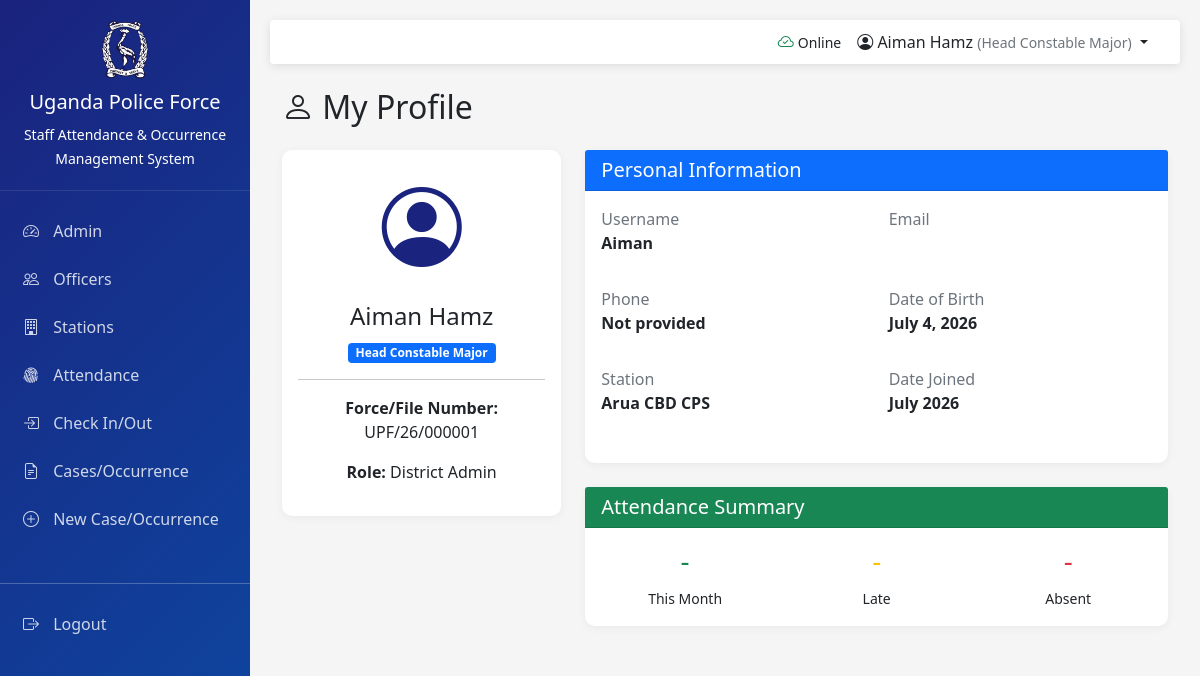
Screenshot of /profile/ (signed in) with the database file from the repository.
### core/models.py (models this page shows, shortened)
class Profile(models.Model):
    RANK_CHOICES = (
        ('SPC', 'Special Police Constable'),
        ('PPC', 'Probationer Police Constable '),
        ('PC', 'Police Constable '),
        ('CPL', 'Corporal'),
        ('SGT', 'Sergent'),
        ('SSGT', 'Station Sergent'),
        ('HC', 'Head Constable'),
        ('HCM', 'Head Constable Major'),
        ('LAIP', 'Learner Assitant Inspector of Police'),
        ('AIP', 'Assitant Inspector of Police'),
        ('IP', 'Inspector Police'),
        ('CASP', 'Cadet Assistant Superintendent of Police'),
        ('ASP', 'Assistant Superintendent of Police'),
        ('SP', 'Superintendent of Police'),
        ('SSP', 'Senior Superintendent of Police'),
        ('ACP', 'Assistant Commissioner of police'),
        ('CP', 'Commissioner of Police'),
        ('AIGP', 'Assistant Inspector General of Police'),
        ('IGP', 'Inspector General of Police')
    )
    SENIOR_RANKS = ['LAIP', 'AIP', 'IP', 'CASP', 'ASP','SP', 'SSP',  'ACP', 'CP','AIGP', 'IGP']
    JUNIOR_RANKS = ['SPC','PPC',  'PC', 'CPL', 'SGT', 'SSGT', 'HC', 'HCM']
    ROLE_CHOICES = (
        ('admin', 'Headquarter Admin'),
        ('regional_admin', 'Regional Commander'),
        ('district_admin', 'District Admin'),
        ('Station_admin', 'Station Commander/OC'),
        ('officer', 'Police Officer')
    )
    user = models.OneToOneField(
        settings.AUTH_USER_MODEL, on_delete=models.CASCADE, related_name='user_profile'
    )
    role = models.CharField(max_length=25, choices=ROLE_CHOICES, default='officer')
    rank = models.CharField(max_length=50, choices=RANK_CHOICES, blank=True, null=True)
    force_number = models.CharField(max_length=10, unique=True, blank=True, null=True,
    validators=[RegexValidator(
        regex=r'^\d{4,6}$',
        message='Force Number must be digits only (e.g., 91765)'
    )],
    help_text='For Junior Officers (SPC-HCM): Digits only, e.g., 91765'
    )
    file_number = models.CharField(max_length=10, unique=True, blank=True, null=True,
        validators=[RegexValidator(
            regex=r'^[A-Z]\d{4}$',
            message='File Number format: Letter + 4 digits (e.g., A0001)'
        )],
        help_text='For Senior Officers (LAIP+): First letter of surname + 4 digits, e.g., A0001'
    )
    previous_force_number = models.CharField(max_length=10, blank=True, null=True)
    is_force_number_active = models.BooleanField(default=True)
    date_of_birth = models.DateField(null=True, blank=True)
    date_joined_force = models.DateField(null=True, blank=True)
    nin = models.CharField(max_length=15, blank=True, null=True)
    current_station = models.ForeignKey(
        'Station', on_delete=models.SET_NULL, null=True, blank=True, related_name='assigned_officers'
    )
    is_on_duty = models.BooleanField(default=False)
    is_active_officer = models.BooleanField(default=True)
    created_at = models.DateTimeField(auto_now_add=True)
    updated_at = models.DateTimeField(auto_now=True)
    class Meta:
        verbose_name = 'Officer Profile'
        verbose_name_plural = 'Officer Profiles'
        ordering = ['-rank', 'force_number']
        indexes = [
            models.Index(fields=['force_number']),
            models.Index(fields=['file_number']),
            models.Index(fields=['role', 'rank']),
            models.Index(fields=['current_station'])
        ]
    def is_senior_officer(self):
        return self.rank in self.SENIOR_RANKS
    def has_face_enrolled(self):
        import os
        from django.conf import settings
        face_path = os.path.join(settings.MEDIA_ROOT, 'face_encodings', f'{self.id}.enc')
        return os.path.exists(face_path)
    def get_officer_number(self):
        if self.is_senior_officer():
            return self.file_number or 'No File Number'
        else:
            return self.force_number or 'No Force Number'

class Station(models.Model):
    STATION_TYPE = (
        ('headquarters', 'Police Headquarters'),
        ('division', 'Division Police Station'),
        ('station', 'Police Station'),
        ('post', 'Police Post'),
        ('detach', 'Detach'),
    )
    name = models.CharField(max_length=250)
    district = models.ForeignKey(District, on_delete=models.CASCADE, related_name='stations')
    station_type = models.CharField(max_length=20, choices=STATION_TYPE, default='station')
    station_commander = models.ForeignKey(Profile, on_delete=models.SET_NULL, null=True, blank=True, related_name='commanded_station', limit_choices_to={'role__in': ['station_admin', 'admin']})
    location = models.CharField(max_length=255, blank=True)
    physical_address = models.TextField(blank=True)
    contact_number = models.CharField(max_length=15, blank=True)
    email = models.EmailField(blank=True, null=True)
    latitude = models.DecimalField(max_digits=9, decimal_places=6, null=True, blank=True)
    longitude = models.DecimalField(max_digits=9, decimal_places=6, null=True, blank=True)
    capacity = models.PositiveIntegerField(default=12)
    is_active = models.BooleanField(default=True)
    is_24_hours = models.BooleanField(default=True)
    has_detention = models.BooleanField(default=True)
    created_at = models.DateTimeField(auto_now_add=True)
    updated_at = models.DateTimeField(auto_now=True)
    class Meta:
        verbose_name = 'Police Station'
        verbose_name_plural = 'Police Stations'
        ordering = ['district__name', 'name']
        indexes = [
            models.Index(fields=['district', 'is_active']),
        ]

### core/views.py (the view)
# urls.py: path('profile/', views.profile_view, name='profile'),
@login_required
def profile_view(request):
    try:
        profile = request.user.user_profile
    except Profile.DoesNotExist:
        messages.error(request, 'Profile not found')
        return redirect('core:dashboard')
    return render(request, 'profile.html', {
        'profile': profile,
    })

### core/templates/profile.html (shortened to what this page needs)
{% extends 'base.html' %}
{% block content %}
<div class="container-fluid">
    <h2 class="mb-4"><i class="bi bi-person"></i> My Profile</h2>
    <div class="row">
        <div class="col-md-4">
            <div class="card text-center">
            <div class="card-body text-center">
        {% if profile.has_face_enrolled %}
        <img src="{% url 'core:officer_photo' profile.id %}"
            class="rounded-circle"
            style="width: 120px; height: 120px; object-fit: cover; border: 3px solid #1a237e;">
        {% else %}
        <i class="bi bi-person-circle" style="font-size: 5rem; color: #1a237e;"></i>
        {% endif %}
        <h4 class="mt-3">{{ request.user.get_full_name }}</h4>
        <span class="badge bg-primary">{{ profile.get_rank_display }}</span>
        <hr>
        <p><strong>Force/File Number:</strong> {{ profile.get_officer_number }}</p>
        <p><strong>Role:</strong> {{ profile.get_role_display }}</p>
        </div>
        </div>
        </div>
        <div class="col-md-8">
            <div class="card">
                <div class="card-header bg-primary text-white">
                    <h5 class="mb-0">Personal Information</h5>
                </div>
                <div class="card-body">
                    <div class="row">
                        <div class="col-md-6 mb-3">
                            <label class="text-muted">Username</label>
                            <p class="fw-bold">{{ request.user.username }}</p>
                        </div>
                        <div class="col-md-6 mb-3">
                            <label class="text-muted">Email</label>
                        </div>
                        <div class="col-md-6 mb-3">
                            <label class="text-muted">Phone</label>
                            <p class="fw-bold">{{ request.user.phone|default:"Not provided" }}</p>
                        </div>
                        <div class="col-md-6 mb-3">
                            <label class="text-muted">Date of Birth</label>
                            <p class="fw-bold">{{ profile.date_of_birth |default:"Not Set" }}</p>
                        </div>
                        <div class="col-md-6 mb-3">
                            <label class="text-muted">Station</label>
                            <p class="fw-bold">{{ profile.current_station.name|default:"Not assigned" }}</p>
                        </div>
                        <div class="col-md-6 mb-3">
                            <label class="text-muted">Date Joined</label>
                            <p class="fw-bold">{{ profile.date_joined_force|date:"F Y"|default:"N/A" }}</p>
                        </div>
                    </div>
                </div>
            </div>
            <div class="card mt-4">
                <div class="card-header bg-success text-white">
                    <h5 class="mb-0">Attendance Summary</h5>
                </div>
                <div class="card-body text-center">
                    <div class="row">
                        <div class="col-4">
                            <h3 class="text-success">-</h3>
                            <small>This Month</small>
                        </div>
                        <div class="col-4">
                            <h3 class="text-warning">-</h3>
                            <small>Late</small>
                        </div>
                        <div class="col-4">
                            <h3 class="text-danger">-</h3>
                            <small>Absent</small>
                        </div>
                    </div>
                </div>
            </div>
        </div>
    </div>
</div>
{% endblock %}

### core/templates/base.html (shortened to what this page needs)
{% load static %}
<!DOCTYPE html>
<html lang="en">
<head>
    <link href="https://cdn.jsdelivr.net/npm/bootstrap@5.1.3/dist/css/bootstrap.min.css" rel="stylesheet">
    <link rel="stylesheet" href="https://cdn.jsdelivr.net/npm/bootstrap-icons@1.8.0/font/bootstrap-icons.css">
    <link href="https://cdn.jsdelivr.net/npm/select2@4.1.0-rc.0/dist/css/select2.min.css" rel="stylesheet">
    <link rel="stylesheet" href="https://cdn.datatables.net/1.11.5/css/dataTables.bootstrap5.min.css">
</head>
<body>
    {% if user.is_authenticated %}
    <nav class="sidebar">
        <div class="logo">
            <img src="{% static 'img/upf_logo.png' %}"  alt="UPF Logo">
            <h5>Uganda Police Force</h5>
            <small>Staff Attendance & Occurrence Management System</small>
        </div>
        <ul class="nav flex-column mt-3">
           {% if request.user.user_profile.role != 'officer' %}
            <li class="nav-item">
                <a class="nav-link" href="{% url 'core:admin_dashboard' %}">
                    <i class="bi bi-speedometer2"></i> Admin
                </a>
            </li>
            <li class="nav-item">
                <a class="nav-link" href="{% url 'core:manage_officers' %}">
                    <i class="bi bi-people"></i> Officers
                </a>
            </li>
            <li class="nav-item">
                <a class="nav-link" href="{% url 'core:manage_stations' %}">
                    <i class="bi bi-building"></i> Stations
                </a>
            </li>
            {% endif %}
            <li class="nav-item">
                <a class="nav-link {% if 'attendance' in request.path %}active{% endif %}" href="{% url 'attendance:dashboard' %}">
                    <i class="bi bi-fingerprint"></i> Attendance
                </a>
            </li>
            <li class="nav-item">
                <a class="nav-link" href="{% url 'attendance:check_in' %}">
                    <i class="bi bi-box-arrow-in-right"></i> Check In/Out
                </a>
            </li>
            <li class="nav-item">
                <a class="nav-link {% if 'occurrence' in request.path %}active{% endif %}"
                   href="{% url 'occurrence:dashboard' %}">
                    <i class="bi bi-file-earmark-text"></i> Cases/Occurrence
                </a>
            </li>
            <li class="nav-item">
                <a class="nav-link" href="{% url 'occurrence:create' %}">
                    <i class="bi bi-plus-circle"></i> New Case/Occurrence
                </a>
            </li>
            <li class="nav-item mt-4">
                <hr class="bg-light">
                <a class="nav-link" href="{% url 'core:logout' %}">
                    <i class="bi bi-box-arrow-right"></i> Logout
                </a>
            </li>
        </ul>
    </nav>
    {% endif %}
    <div class="main-content">
        {% if user.is_authenticated %}
        <nav class="navbar navbar-expand-lg mb-4 rounded">
            <div class="container-fluid">
                <div class="ms-auto d-flex align-items-center">
                    <span id="syncStatus" class="me-3">
                    </span>
                    <div class="dropdown">
                        <a class="dropdown-toggle text-decoration-none text-dark" href="#"
                           id="userDropdown" data-bs-toggle="dropdown">
                            <i class="bi bi-person-circle"></i>
                            {{ user.get_full_name }}
                            {% if user.user_profile.rank %}
                            <small class="text-muted">({{ user.user_profile.get_rank_display }})</small>
                            {% endif %}
                        </a>
                    </div>
                </div>
            </div>
        </nav>
        {% endif %}
        {% block content %}{% endblock %}
    </div>
</body>
</html>

### core/templates/base.html (style rules this page uses)
:root { --upf-primary: #1a237e; --upf-secondary: #0d47a1; --upf-accent: #ff6f00; --upf-success: #2e7d32; --upf-danger: #c62828; --upf-warning: #f57f17; }
body { font-family: 'Segoe UI', Tahoma, Geneva, Verdana, sans-serif; background: #f5f5f5; }
.sidebar { background: linear-gradient(135deg, var(--upf-primary), var(--upf-secondary)); color: white; min-height: 100vh; width: 250px; position: fixed; left: 0; top: 0; z-index: 1000; transition: all 0.3s; }
.sidebar .logo { padding: 20px; text-align: center; border-bottom: 1px solid rgba(255,255,255,0.1); }
.sidebar .logo img { width: 60px; margin-bottom: 10px; }
.sidebar .nav-link { color: rgba(255,255,255,0.8); padding: 12px 20px; transition: all 0.3s; border-left: 3px solid transparent; }
.sidebar .nav-link i { margin-right: 10px; width: 20px; text-align: center; }
.main-content { margin-left: 250px; padding: 20px; transition: all 0.3s; }
.navbar { background: white; box-shadow: 0 2px 10px rgba(0,0,0,0.1); padding: 10px 20px; }
.card { border: none; border-radius: 10px; box-shadow: 0 2px 10px rgba(0,0,0,0.05); transition: transform 0.3s; }

### rows the page displays
Profile: rank "Head Constable Major", get_officer_number "UPF/26/000001", role "District Admin", date_of_birth "July 4, 2026", current_station.name "Arua CBD CPS", date_joined_force "July 2026"

### other values shown
{{ user.get_full_name }} "Aiman Hamz"
{{ user.user_profile.get_rank_display }} "Head Constable Major"
{{ request.user.get_full_name }} "Aiman Hamz"
{{ request.user.username }} "Aiman"
{{ request.user.phone|default:"Not provided" }} "Not provided"
